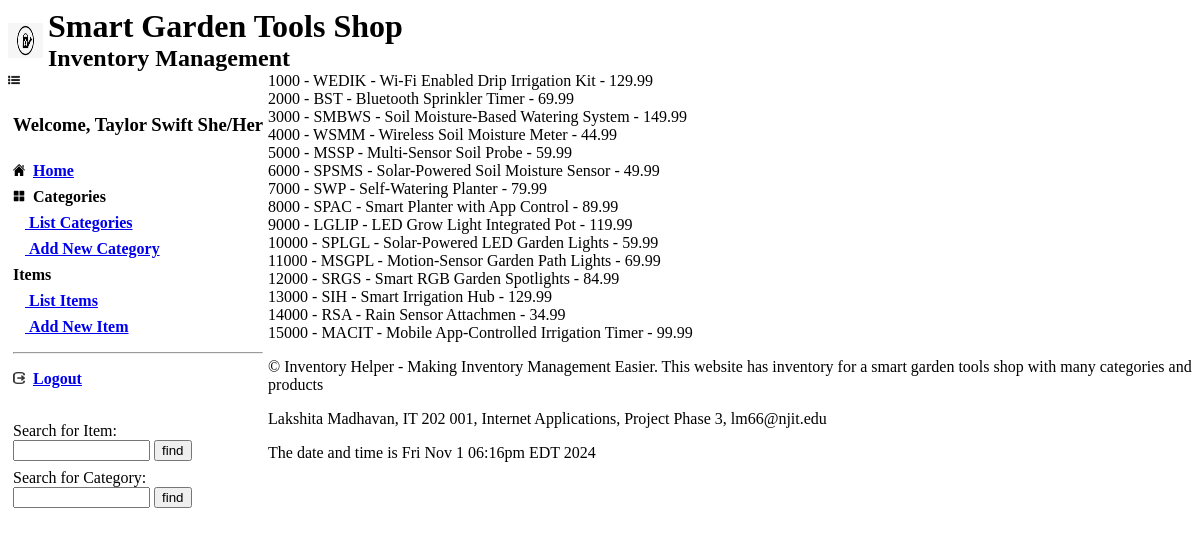
Before: /website/index.php?content=listgardentoolsproducts (signed in) with the older database file.
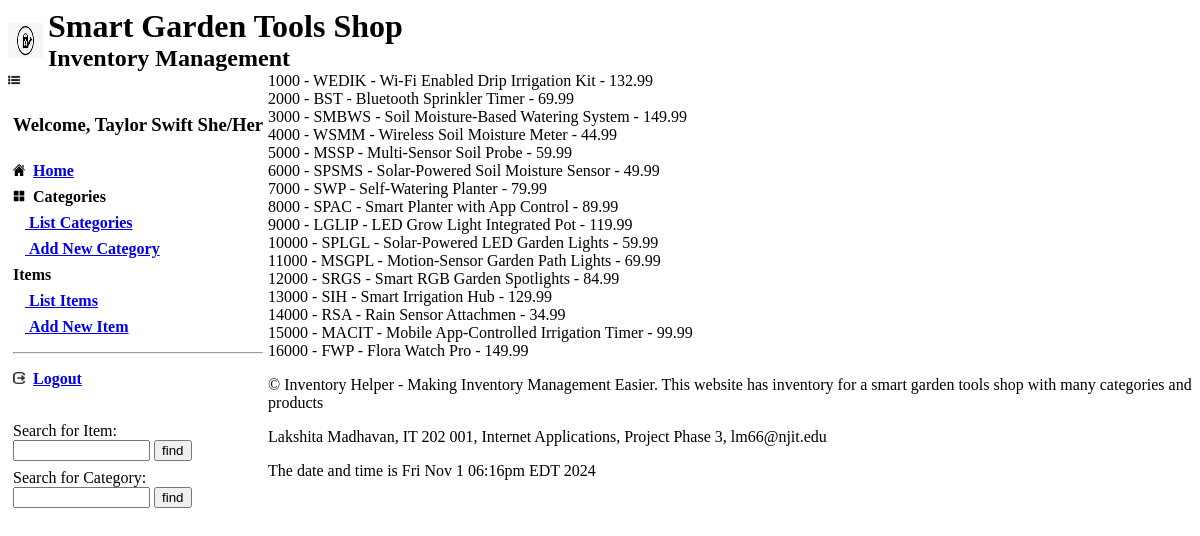
After: the same page with the newer database file.
### tables this page shows
CREATE TABLE IF NOT EXISTS `SmartGardeningToolsProducts` (
  `ToolProductID` int(11) NOT NULL,
  `ToolProductCode` varchar(10) NOT NULL,
  `ToolProductName` varchar(255) NOT NULL,
  `ToolProductColor` varchar(255) NOT NULL,
  `ToolDescription` text NOT NULL,
  `ToolCategoryID` int(11) NOT NULL,
  `ToolWholesalePrice` decimal(10,2) NOT NULL,
  `ToolListPrice` decimal(10,2) NOT NULL,
  `DateCreated` datetime NOT NULL
);

### website/gardentoolsproduct.php (called while the page is built, shortened)
<?php
class Item
{
    function __construct(
        $ToolProductID,
        $ToolProductCode,
        $ToolProductName,
        $ToolProductColor,
        $ToolDescription,
        $ToolCategoryID,
        $ToolWholesalePrice,
        $ToolListPrice,
        $DateCreated
    ) {
        $this->ToolProductID = $ToolProductID;
        $this->ToolProductCode = $ToolProductCode;
        $this->ToolProductName = $ToolProductName;
        $this->ToolListPrice = $ToolListPrice;
    }
    static function getItems()
    {
        $db = getDB();
        $query = "SELECT * FROM SmartGardeningToolsProducts";
        $result = $db->query($query);
        if (mysqli_num_rows($result) > 0) {
            $items = array();
            while ($row = $result->fetch_array(MYSQLI_ASSOC)) {
                $item = new Item(
                    $row['ToolProductID'],
                    $row['ToolProductCode'],
                    $row['ToolProductName'],
                    $row['ToolProductColor'],
                    $row['ToolDescription'],
                    $row['ToolCategoryID'],
                    $row['ToolWholesalePrice'],
                    $row['ToolListPrice'],
                    $row['DateCreated']
                );
                array_push($items, $item);
            }
            return $items;
        } else {
            $db->close();
            return NULL;
        }
    }
}
?>

### website/listgardentoolsproducts.inc.php (the view)
<?php
include_once("gardentoolsproduct.php");
$items = Item::getItems();
foreach ($items as $item) {
    $ToolProductID = $item->ToolProductID;
    $ToolProductCode = $item->ToolProductCode;
    $ToolProductName = $item->ToolProductName;
    $ToolListPrice = $item->ToolListPrice;
    $option = "$ToolProductID - $ToolProductCode - $ToolProductName - $ToolListPrice";
    echo "$option<br>";
}
?>

### website/index.php (shortened to what this page needs)
<?php
include_once("gardentoolsproduct.php");
?>
<!DOCTYPE html>
<html>
<head><title>Inventory Helper</title></head>
<body>
    <header>
        <?php include("header.inc.php"); ?>
    </header>
   <section style="height: 425px;">
        <nav style="float: left; height: 100%;">
           <?php include("nav.inc.php"); ?>
        </nav>
        <section id="container">
        <main>
           <?php
           if (isset($_REQUEST['content'])) {
               include($_REQUEST['content'] . ".inc.php");
           } else {
               include("main.inc.php");
           }
           ?>
       </main>
   </section>
   <footer>
       <?php include("footer.inc.php"); ?>
   </footer>
</body>
</html>

### website/header.inc.php (shortened to what this page needs)
<div class="header-div">
   <img src="images/logo.png" alt="Garden Shop Logo">
   <div>
       <h1>Smart Garden Tools Shop</h1>
       <h2>Inventory Management</h2>
   </div>
</div>

### website/nav.inc.php (shortened to what this page needs)
<table width="100%" cellpadding="3">
   <?php
   if (!isset($_SESSION['login'])) {
   ?>
       <tr>
           <td>
               <hr />
           </td>
       </tr>
   <?php
   } else {
    echo "<td><h3>Welcome, {$_SESSION['login']}</h3></td>\n";
?>
     <tr>
         <td><img src="images/home.png" alt="Home Icon" width="12" height="12">&nbsp;
             <a href="index.php"><strong>Home</strong></a>
         </td>
     </tr>
     <tr>
         <td><img src="images/categories.png" alt="Categories Icon" width="12" height="12">&nbsp;
             <strong>Categories</strong>
         </td>
     </tr>
       <tr>
           <td>&nbsp;&nbsp;&nbsp;<a href="index.php?content=listgardentoolscategories">
                   <strong>List Categories</strong></a></td>
       </tr>
       <tr>
           <td>&nbsp;&nbsp;&nbsp;<a href="index.php?content=newgardentoolscategory">
                   <strong>Add New Category</strong></a></td>
       </tr>
       <tr><img src="images/items.png" alt="Items Icon" width="12" height="12">&nbsp;
           <td><strong>Items</strong></td>
       </tr>
       <tr>
           <td>&nbsp;&nbsp;&nbsp;<a href="index.php?content=listgardentoolsproducts">
                   <strong>List Items</strong></a></td>
       </tr>
       <tr>
           <td>&nbsp;&nbsp;&nbsp;<a href="index.php?content=newgardentoolsproduct">
                   <strong>Add New Item</strong></a></td>
       </tr>
       <tr>
           <td>
               <hr />
           </td>
       </tr>
       <tr>
       <td><a href="index.php?content=logout">
                   <img src="images/logout.png" alt="Logout Icon" width="12" height="12"></a>&nbsp;
               <a href="index.php?content=logout">
                   <strong>Logout</strong></a>
           </td>
       </tr>
       <tr>
           <td>&nbsp;</td>
       </tr>
       <tr>
           <td>
               <form action="index.php" method="post">
                   <label>Search for Item:</label><br>
                   <input type="text" name="ToolProductID" size="14" />
                   <input type="submit" value="find" />
                   </form>
           </td>
       </tr>
       <tr>
           <td>
               <form action="index.php" method="post">
                   <label>Search for Category:</label><br>
                   <input type="text" name="ToolCategoryID" size="14" />
                   <input type="submit" value="find" />
               </form>
           </td>
       </tr>
   <?php
   }
   ?>
</table>

### website/footer.inc.php (shortened to what this page needs)
<p>&copy Inventory Helper - Making Inventory Management Easier. This website has inventory for a smart garden tools shop with many categories and products</p>
<p>Lakshita Madhavan, IT 202 001, Internet Applications, Project Phase 3, lm66@njit.edu</p>
<p>
   <?php
   echo "The date and time is " . date("D M j h:ia T Y");
   ?>
</p>

### website/header.inc.php (style rules this page uses)
.header-div { display: flex; align-items: center; }
.header-div img { width: 35px; height: 35px; margin-right: 5px; }
.header-div h1, .header-div h2 { margin: 0; }

Changed rows visible on the page:
changed smartgardeningtoolsproducts: option "1000 - WEDIK - Wi-Fi Enabled Drip Irrigation Kit - 129.99" → "1000 - WEDIK - Wi-Fi Enabled Drip Irrigation Kit - 132.99"
added smartgardeningtoolsproducts: option "16000 - FWP - Flora Watch Pro - 149.99"
